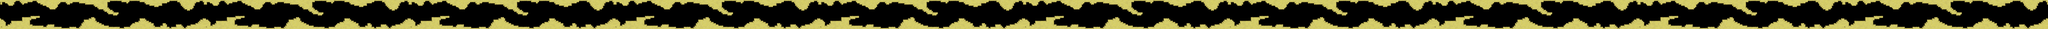

A 2D game scene composited from a Tiled map and its tileset images. What follows is a short description and the map's XML, with each tile layer's data collapsed to a summary:
An orthogonal 1690x24 tile map with 32x32 px tiles, 4 tile layers (Parallax_layer1, Parallax_layer2, background, foreground), 1 hidden layer not drawn, 2 tilesets and 15 objects (8x virusEntity, 4x whiteBloodCellEntity, mainPlayer, virusSpawnPoint, winTransitionPoint).

<map version="1.0" orientation="orthogonal" width="1690" height="24" tilewidth="32" tileheight="32">
 <properties>
  <property name="background_color" value="#C0C0C0" />
 </properties>
 <tileset firstgid="1" name="metatiles32x32" tilewidth="32" tileheight="32">
  <image source="area01_tileset/metatiles32x32.png" width="160" height="32" />
  <tile id="0">
   <properties>
    <property name="type" value="solid" />
   </properties>
  </tile>
  <tile id="1">
   <properties>
    <property name="type" value="platform" />
   </properties>
  </tile>
  <tile id="2">
   <properties>
    <property name="type" value="lslope" />
   </properties>
  </tile>
  <tile id="3">
   <properties>
    <property name="type" value="rslope" />
   </properties>
  </tile>
  <tile id="4">
   <properties>
    <property name="type" value="ladder" />
   </properties>
  </tile>
 </tileset>
 <tileset firstgid="6" name="ggj_level_tiles" tilewidth="32" tileheight="32">
  <image source="area01_tileset/ggj_level_tiles.png" width="640" height="241" />
 </tileset>
 <layer name="Parallax_layer1" width="1690" height="24" opacity="0.97">
  <properties>
   <property name="imagesrc" value="background" />
  </properties>
  <data>[40560 cells, 0 non-empty, 0 distinct tile ids]</data>
 </layer>
 <layer name="Parallax_layer2" width="1690" height="24">
  <properties>
   <property name="imagesrc" value="particles1" />
  </properties>
  <data>[40560 cells, 0 non-empty, 0 distinct tile ids]</data>
 </layer>
 <layer name="background" width="1690" height="24">
  <data>[40560 cells, 0 non-empty, 0 distinct tile ids]</data>
 </layer>
 <objectgroup color="#0aa409" name="entities" width="1690" height="24">
  <properties>
   <property name="image" value="gripe_run_right" />
   <property name="spriteheight" value="" />
   <property name="spritewidth" value="64" />
  </properties>
  <object name="mainPlayer" x="128" y="160" width="30" height="62">
   <properties>
    <property name="image" value="guinea_pig" />
    <property name="spriteheight" value="64" />
    <property name="spritewidth" value="128" />
   </properties>
  </object>
 </objectgroup>
 <objectgroup color="#739ea4" name="virus_entities" width="1690" height="24">
  <properties>
   <property name="image" value="virusEntity" />
   <property name="spriteheight" value="32" />
   <property name="spritewidth" value="32" />
  </properties>
  <object name="virusEntity" x="288" y="96" width="32" height="32">
   <properties>
    <property name="image" value="virusEntity" />
    <property name="spriteheight" value="32" />
    <property name="spritewidth" value="32" />
   </properties>
  </object>
  <object name="virusEntity" x="1157" y="227" width="32" height="32">
   <properties>
    <property name="image" value="virusEntity" />
    <property name="spriteheight" value="32" />
    <property name="spritewidth" value="32" />
   </properties>
  </object>
  <object name="virusEntity" x="896" y="128" width="32" height="32">
   <properties>
    <property name="image" value="virusEntity" />
    <property name="spriteheight" value="32" />
    <property name="spritewidth" value="32" />
   </properties>
  </object>
  <object name="virusEntity" x="948" y="318" width="32" height="32">
   <properties>
    <property name="image" value="virusEntity" />
    <property name="spriteheight" value="32" />
    <property name="spritewidth" value="32" />
   </properties>
  </object>
  <object name="virusEntity" x="875" y="378" width="32" height="32">
   <properties>
    <property name="image" value="virusEntity" />
    <property name="spriteheight" value="32" />
    <property name="spritewidth" value="32" />
   </properties>
  </object>
  <object name="virusEntity" x="701" y="408" width="32" height="32">
   <properties>
    <property name="image" value="virusEntity" />
    <property name="spriteheight" value="32" />
    <property name="spritewidth" value="32" />
   </properties>
  </object>
  <object name="virusEntity" x="772" y="137" width="32" height="32">
   <properties>
    <property name="image" value="virusEntity" />
    <property name="spriteheight" value="32" />
    <property name="spritewidth" value="32" />
   </properties>
  </object>
  <object name="virusEntity" x="917" y="593" width="32" height="32">
   <properties>
    <property name="image" value="virusEntity" />
    <property name="spriteheight" value="32" />
    <property name="spritewidth" value="32" />
   </properties>
  </object>
 </objectgroup>
 <objectgroup color="#739ea4" name="white_blood_cell_entities" width="1690" height="24" visible="0">
  <properties>
   <property name="image" value="virusEntity" />
   <property name="spriteheight" value="32" />
   <property name="spritewidth" value="32" />
  </properties>
  <object name="whiteBloodCellEntity" x="128" y="288" width="64" height="64">
   <properties>
    <property name="image" value="whiteBloodCellEntity" />
    <property name="spriteheight" value="64" />
    <property name="spritewidth" value="64" />
   </properties>
  </object>
  <object name="whiteBloodCellEntity" x="875" y="614" width="64" height="64">
   <properties>
    <property name="image" value="whiteBloodCellEntity" />
    <property name="spriteheight" value="64" />
    <property name="spritewidth" value="64" />
   </properties>
  </object>
  <object name="whiteBloodCellEntity" x="672" y="352" width="64" height="64">
   <properties>
    <property name="image" value="whiteBloodCellEntity" />
    <property name="spriteheight" value="64" />
    <property name="spritewidth" value="64" />
   </properties>
  </object>
  <object name="whiteBloodCellEntity" x="448" y="352" width="64" height="64">
   <properties>
    <property name="image" value="whiteBloodCellEntity" />
    <property name="spriteheight" value="64" />
    <property name="spritewidth" value="64" />
   </properties>
  </object>
 </objectgroup>
 <layer name="foreground" width="1690" height="24">
  <data>[40560 cells, 14420 non-empty, 27 distinct tile ids]</data>
 </layer>
 <layer name="collision" width="1690" height="24" visible="0">
  <data>[40560 cells, 5500 non-empty, 1 distinct tile ids]</data>
 </layer>
 <objectgroup color="#d000e2" name="Transition Objects" width="1690" height="24">
  <object name="virusSpawnPoint" x="0" y="352" width="32" height="32">
   <properties>
    <property name="spawntick" value="45" />
   </properties>
  </object>
  <object name="winTransitionPoint" x="54048" y="128" width="32" height="352" />
 </objectgroup>
</map>
